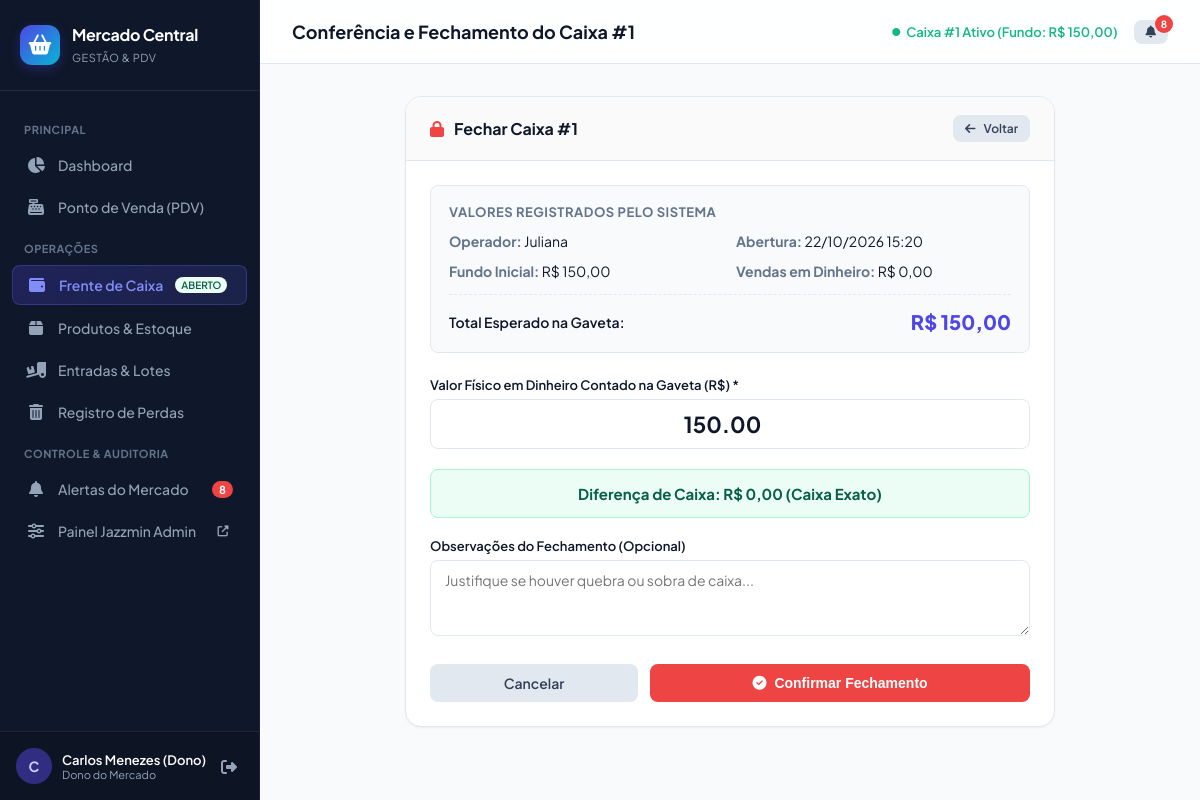
/caixa/1/fechar/ (signed in), run on the app's committed database.
### mercado/models.py (models this page shows, shortened)
class Usuario(AbstractUser):
    PAPEIS = (
        ('DONO', 'Dono do Mercado'),
        ('GERENTE', 'Gerente'),
        ('OPERADOR', 'Operador de Caixa'),
        ('ESTOQUISTA', 'Estoquista'),
    )
    papel = models.CharField(max_length=20, choices=PAPEIS, default='OPERADOR', verbose_name='Papel')
    class Meta:
        verbose_name = 'Usuário'
        verbose_name_plural = 'Usuários'

class Caixa(models.Model):
    operador = models.ForeignKey(Usuario, on_delete=models.PROTECT, related_name='caixas', verbose_name='Operador')
    aberto = models.BooleanField(default=True, verbose_name='Caixa Aberto?')
    data_abertura = models.DateTimeField(default=timezone.now, blank=True, verbose_name='Data de Abertura')
    data_fechamento = models.DateTimeField(null=True, blank=True, verbose_name='Data de Fechamento')
    fundo_troco_inicial = models.DecimalField(max_digits=10, decimal_places=2, default=0, verbose_name='Fundo de Troco Inicial (R$)')
    valor_fisico_conferido = models.DecimalField(max_digits=10, decimal_places=2, null=True, blank=True, verbose_name='Valor Físico Conferido (R$)')
    valor_sistema = models.DecimalField(max_digits=10, decimal_places=2, default=0, verbose_name='Valor Esperado no Sistema (R$)')
    observacao = models.TextField(blank=True, null=True, verbose_name='Observação do Fechamento')
    class Meta:
        verbose_name = 'Caixa'
        verbose_name_plural = 'Caixas'
        ordering = ['-data_abertura']
    @property
    def total_dinheiro(self) -> Decimal:
        total = self.vendas.filter(meio_pagamento='DINHEIRO').aggregate(total=models.Sum('total'))['total']
        return Decimal(str(total or 0))
    def atualizar_valor_sistema(self):
        self.valor_sistema = Decimal(str(self.fundo_troco_inicial or 0)) + self.total_dinheiro
        self.save()

### mercado/views.py (the view, shortened to what this page needs)
# urls.py: path('caixa/<int:caixa_id>/fechar/', views.caixa_fechar_view, name='caixa_fechar'),
@login_required
def caixa_fechar_view(request, caixa_id):
    caixa = get_object_or_404(Caixa, id=caixa_id)
    if caixa.operador != request.user and request.user.papel not in ['DONO', 'GERENTE']:
        messages.error(request, "Você não tem permissão para fechar este caixa.")
        return redirect('caixa_status')
    caixa.atualizar_valor_sistema()
    context = {'caixa': caixa}
    return render(request, 'mercado/caixa/fechamento.html', context)

### mercado/context_processors.py (called while the page is built)
def alertas_context(request):
    if request.user.is_authenticated:
        alertas_pendentes = Alerta.objects.filter(visto=False).order_by('-data_criacao')[:10]
        total_alertas = Alerta.objects.filter(visto=False).count()
        caixa_aberto = Caixa.objects.filter(aberto=True, operador=request.user).first()
        if not caixa_aberto and request.user.papel in ['DONO', 'GERENTE']:
            caixa_aberto = Caixa.objects.filter(aberto=True).first()
        return {
            'alertas_pendentes': alertas_pendentes,
            'total_alertas': total_alertas,
            'caixa_aberto_usuario': caixa_aberto,
        }
    return {
        'alertas_pendentes': [],
        'total_alertas': 0,
        'caixa_aberto_usuario': None,
    }

### templates/mercado/caixa/fechamento.html (shortened to what this page needs)
{% extends 'base.html' %}
{% block page_title %}Conferência e Fechamento do Caixa #{{ caixa.id }}{% endblock %}
{% block content %}
<div style="max-width: 650px; margin: 0 auto;">
  <div class="card">
    <div class="card-header">
      <h3><i class="fas fa-lock" style="color: var(--danger);"></i> Fechar Caixa #{{ caixa.id }}</h3>
      <a href="{% url 'caixa_status' %}" class="btn btn-sm btn-secondary">
        <i class="fas fa-arrow-left"></i> Voltar
      </a>
    </div>
    <div class="card-body">
      <div style="background: #f8fafc; border: 1px solid var(--border); border-radius: var(--radius-sm); padding: 18px; margin-bottom: 24px;">
        <h4 style="font-size: 13px; text-transform: uppercase; color: var(--text-muted); margin-bottom: 12px; letter-spacing: 0.5px;">
          Valores Registrados pelo Sistema
        </h4>
        <div style="display: grid; grid-template-columns: 1fr 1fr; gap: 12px; font-size: 14px;">
          <div><strong style="color: var(--text-muted);">Operador:</strong> {{ caixa.operador.first_name|default:caixa.operador.username }}</div>
          <div><strong style="color: var(--text-muted);">Abertura:</strong> {{ caixa.data_abertura|date:"d/m/Y H:i" }}</div>
          <div><strong style="color: var(--text-muted);">Fundo Inicial:</strong> R$ {{ caixa.fundo_troco_inicial|floatformat:2 }}</div>
          <div><strong style="color: var(--text-muted);">Vendas em Dinheiro:</strong> R$ {{ caixa.total_dinheiro|floatformat:2 }}</div>
        </div>
        <div style="margin-top: 14px; padding-top: 14px; border-top: 1px dashed var(--border); display: flex; justify-content: space-between; align-items: center;">
          <span style="font-size: 14px; font-weight: 600;">Total Esperado na Gaveta:</span>
          <span style="font-size: 20px; font-weight: 800; color: var(--primary);" id="valor_sistema_num" data-val="{{ caixa.valor_sistema|stringformat:'.2f' }}">
            R$ {{ caixa.valor_sistema|floatformat:2 }}
          </span>
        </div>
      </div>
      <form method="post">
        <div class="form-group">
          <label class="form-label" for="valor_fisico_conferido">Valor Físico em Dinheiro Contado na Gaveta (R$) *</label>
          <input type="number" step="0.01" id="valor_fisico_conferido" name="valor_fisico_conferido" value="{{ caixa.valor_sistema|stringformat:'.2f' }}" class="form-control" style="font-size: 22px; font-weight: bold; text-align: center;" required oninput="calcularDiferenca()" autofocus>
        </div>
        <div id="box_diferenca" style="padding: 14px; border-radius: var(--radius-sm); margin-bottom: 20px; text-align: center; font-size: 15px; font-weight: 700; background: #ecfdf5; color: #065f46; border: 1px solid #a7f3d0;">
        </div>
        <div class="form-group">
          <label class="form-label" for="observacao">Observações do Fechamento (Opcional)</label>
          <textarea id="observacao" name="observacao" rows="3" class="form-control" placeholder="Justifique se houver quebra ou sobra de caixa..."></textarea>
        </div>
        <div style="display: flex; gap: 12px; margin-top: 24px;">
          <a href="{% url 'caixa_status' %}" class="btn btn-secondary" style="flex: 1;">Cancelar</a>
          <button type="submit" class="btn btn-danger" style="flex: 2;">
            <i class="fas fa-check-circle"></i> Confirmar Fechamento
          </button>
        </div>
      </form>
    </div>
  </div>
</div>
{% endblock %}

### templates/base.html (shortened to what this page needs)
{% load static %}
<!DOCTYPE html>
<html lang="pt-br">
<head>
  <link rel="stylesheet" href="https://cdnjs.cloudflare.com/ajax/libs/font-awesome/6.5.1/css/all.min.css">
  <link rel="stylesheet" href="{% static 'css/custom.css' %}">
</head>
<body>
  <aside class="app-sidebar">
    <div class="brand-header">
      <div class="brand-icon">
        <i class="fas fa-shopping-basket"></i>
      </div>
      <div class="brand-text">
        <h1>Mercado Central</h1>
        <span>Gestão &amp; PDV</span>
      </div>
    </div>
    <ul class="sidebar-menu">
      <li class="menu-section-title">Principal</li>
      <li>
        <a href="{% url 'dashboard' %}" class="{% if request.resolver_match.url_name == 'dashboard' %}active{% endif %}">
          <i class="fas fa-chart-pie"></i>
          <span>Dashboard</span>
        </a>
      </li>
      <li>
        <a href="{% url 'pdv' %}" class="{% if request.resolver_match.url_name == 'pdv' %}active{% endif %}">
          <i class="fas fa-cash-register"></i>
          <span>Ponto de Venda (PDV)</span>
        </a>
      </li>
      <li class="menu-section-title">Operações</li>
      <li>
        <a href="{% url 'caixa_status' %}" class="{% if 'caixa' in request.resolver_match.url_name %}active{% endif %}">
          <i class="fas fa-wallet"></i>
          <span>Frente de Caixa</span>
          {% if caixa_aberto_usuario %}
            <span class="badge badge-success" style="font-size: 10px; padding: 2px 6px;">ABERTO</span>
          {% else %}
            <span class="badge badge-neutral" style="font-size: 10px; padding: 2px 6px;">FECHADO</span>
          {% endif %}
        </a>
      </li>
      <li>
        <a href="{% url 'produto_lista' %}" class="{% if 'produto' in request.resolver_match.url_name %}active{% endif %}">
          <i class="fas fa-box"></i>
          <span>Produtos &amp; Estoque</span>
        </a>
      </li>
      <li>
        <a href="{% url 'entrada_lista' %}" class="{% if 'entrada' in request.resolver_match.url_name %}active{% endif %}">
          <i class="fas fa-truck-loading"></i>
          <span>Entradas &amp; Lotes</span>
        </a>
      </li>
      <li>
        <a href="{% url 'perda_lista' %}" class="{% if 'perda' in request.resolver_match.url_name %}active{% endif %}">
          <i class="fas fa-trash-alt"></i>
          <span>Registro de Perdas</span>
        </a>
      </li>
      <li class="menu-section-title">Controle &amp; Auditoria</li>
      <li>
        <a href="{% url 'alerta_lista' %}" class="{% if 'alerta' in request.resolver_match.url_name %}active{% endif %}">
          <i class="fas fa-bell"></i>
          <span>Alertas do Mercado</span>
          {% if total_alertas > 0 %}
            <span class="menu-badge">{{ total_alertas }}</span>
          {% endif %}
        </a>
      </li>
      {% if user.is_staff %}
      <li>
        <a href="/admin/" target="_blank">
          <i class="fas fa-sliders-h"></i>
          <span>Painel Jazzmin Admin</span>
          <i class="fas fa-external-link-alt" style="font-size: 11px; margin-left: auto;"></i>
        </a>
      </li>
      {% endif %}
    </ul>
    <div class="sidebar-footer">
      <div class="user-card">
        <div class="user-avatar">
          {{ user.first_name|default:user.username|slice:":1"|upper }}
        </div>
        <div class="user-info">
          <div class="name">{{ user.get_full_name|default:user.username }}</div>
          <div class="role">{{ user.get_papel_display }}</div>
        </div>
      </div>
      <a href="{% url 'logout' %}" class="btn-logout" title="Sair do Sistema">
        <i class="fas fa-sign-out-alt"></i>
      </a>
    </div>
  </aside>
  <main class="app-main">
    <header class="top-navbar">
      <div class="navbar-title">
        <h2>{% block page_title %}Dashboard{% endblock %}</h2>
      </div>
      <div class="navbar-actions">
        {% if caixa_aberto_usuario %}
          <div style="font-size: 13px; color: var(--success); font-weight: 600; display: flex; align-items: center; gap: 6px;">
            <i class="fas fa-circle" style="font-size: 8px;"></i>
            <span>Caixa #{{ caixa_aberto_usuario.id }} Ativo (Fundo: R$ {{ caixa_aberto_usuario.fundo_troco_inicial }})</span>
          </div>
        {% else %}
          <a href="{% url 'caixa_abrir' %}" class="btn btn-sm btn-primary">
            <i class="fas fa-key"></i> Abrir Caixa
          </a>
        {% endif %}
        <a href="{% url 'alerta_lista' %}" class="btn btn-sm btn-secondary" style="position: relative;" title="Alertas">
          <i class="fas fa-bell"></i>
          {% if total_alertas > 0 %}
            <span style="position: absolute; top: -5px; right: -5px; background: var(--danger); color: #fff; border-radius: 9999px; width: 18px; height: 18px; font-size: 10px; display: flex; align-items: center; justify-content: center; font-weight: bold;">
              {{ total_alertas }}
            </span>
          {% endif %}
        </a>
      </div>
    </header>
    <div class="page-content">
      {% block content %}{% endblock %}
    </div>
  </main>
</body>
</html>

### data on the page
Usuario: first_name "C", get_full_name "Carlos Menezes (Dono)", papel "Dono do Mercado"
Caixa: id "1", fundo_troco_inicial "150,00", operador.first_name "Juliana", data_abertura "22/10/2026 15:20", total_dinheiro "0,00", valor_sistema "150,00", valor_fisico_conferido "150.00"

### other printed values
{{ total_alertas }} "8"
